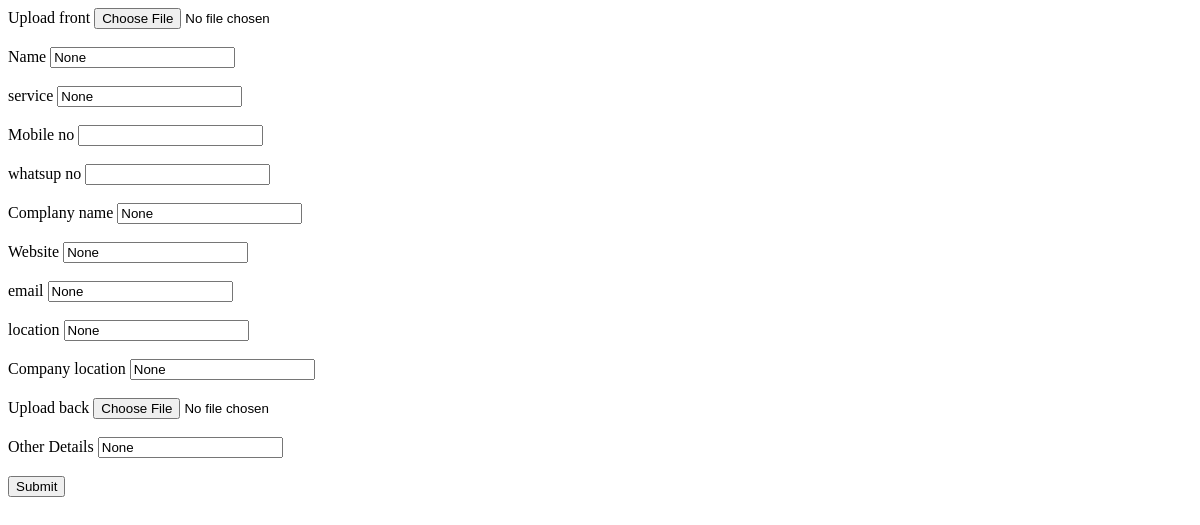
/longprofile/company_card_update/ (signed in), run on an earlier commit of the app's database.
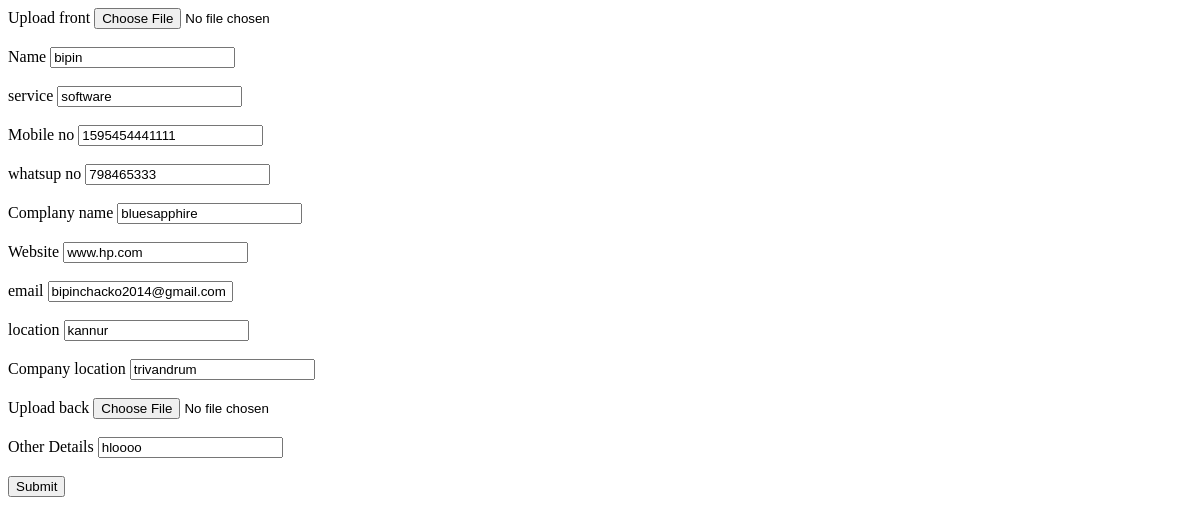
And on a later commit of the database.
### longprofile/models.py (models this page shows)
class Company_card(models.Model):
    user = models.ForeignKey(CustomUser, on_delete=models.CASCADE,blank=True, null=True)
    front_img = models.ImageField(upload_to='media',null=True,blank=True)
    back_img = models.ImageField(upload_to='media',null=True,blank=True)
    name = models.CharField(max_length=50,null=True,blank=True)
    services = models.CharField(max_length=50,null=True,blank=True)
    mobile = models.IntegerField(null=True,blank=True)
    whatsup = models.IntegerField(null=True,blank=True)
    company_name = models.CharField(max_length=150,null=True,blank=True)
    website = models.CharField(max_length=150,null=True,blank=True)
    email = models.CharField(max_length=150,null=True,blank=True)
    location = models.CharField(max_length=150,null=True,blank=True)
    company_location = models.CharField(max_length=150,null=True,blank=True)
    details = models.CharField(max_length=500,null=True,blank=True)
    update_at = models.DateTimeField(auto_now=True)

### longprofile/views.py (the view, shortened to what this page needs)
# urls.py: path('company_card_update/',views.company_card_update,name="company_card_update"),
def company_card_update(request):
    current_user = request.user
    if Company_card.objects.filter(user_id = current_user.id):
        view = Company_card.objects.get(user_id = current_user.id)
    else:
        view = Company_card()
    context = {
        "view":view,
    }
    return render(request,'longprofile/company_card_update.html',context)

### templates/longprofile/company_card_update.html (shortened to what this page needs)
<html>
    <body>
        <form method="post" enctype="multipart/form-data">
            <label for="uploadimg">Upload front</label>
            <input type="file" id="uploadimg" name="uploadimg" value="{{view.front_img}}"><br><br>
            <label for="name">Name</label>
            <input type="text" id="name" name="name" value="{{view.name}}"><br><br>
            <label for="service">service</label>
            <input type="text" name="service" id="service" value="{{view.services}}"><br><br>
            <label for="mobile">Mobile no</label>
            <input type="number" name="mobile" id="mobile" value="{{view.mobile}}"><br><br>
            <label for="whatsup">whatsup no</label>
            <input type="number" name="whatsup" id="whatsup" value="{{view.whatsup}}"><br><br>
            <label for="cmp_name">Complany name</label>
            <input type="text" name="cmp_name" id="cmp_name" value="{{view.company_name}}"><br><br>
            <label for="Website">Website</label>
            <input type="text" name="Website" id="Website" value="{{view.website}}"><br><br>
            <label for="email">email</label>
            <input type="text" name="email" id="email" value="{{view.email}}"><br><br>
            <label for="location">location</label>
            <input type="text" name="location" id="location" value="{{view.location}}"><br><br>
            <label for="cmplocation">Company location</label>
            <input type="text" name="cmplocation" id="cmplocation" value="{{view.company_location}}"><br><br>
            <label for="uploadback">Upload back</label>
            <input type="file" id="uploadback" name="uploadback" value="{{view.back_img}}"><br><br>
            <label for="detail">Other Details</label>
            <input type="text" name="detail" id="detail" value="{{view.details}}"><br><br>
            <input type="submit">
        </form>
    </body>
</html>

What changed in the data, as far as the page shows it:
added Company_card: name "bipin", service "software", mobile "1595454441111", whatsup "798465333", cmp_name "bluesapphire", Website "www.hp.com", email "bipinchacko2014@gmail.com", location "kannur", cmplocation "trivandrum", detail "hloooo"
Also different on the page:
form field name: "None" → (not shown)
form field service: "None" → (not shown)
form field cmp_name: "None" → (not shown)
form field Website: "None" → (not shown)
form field email: "None" → (not shown)
form field location: "None" → (not shown)
form field cmplocation: "None" → (not shown)
form field detail: "None" → (not shown)
